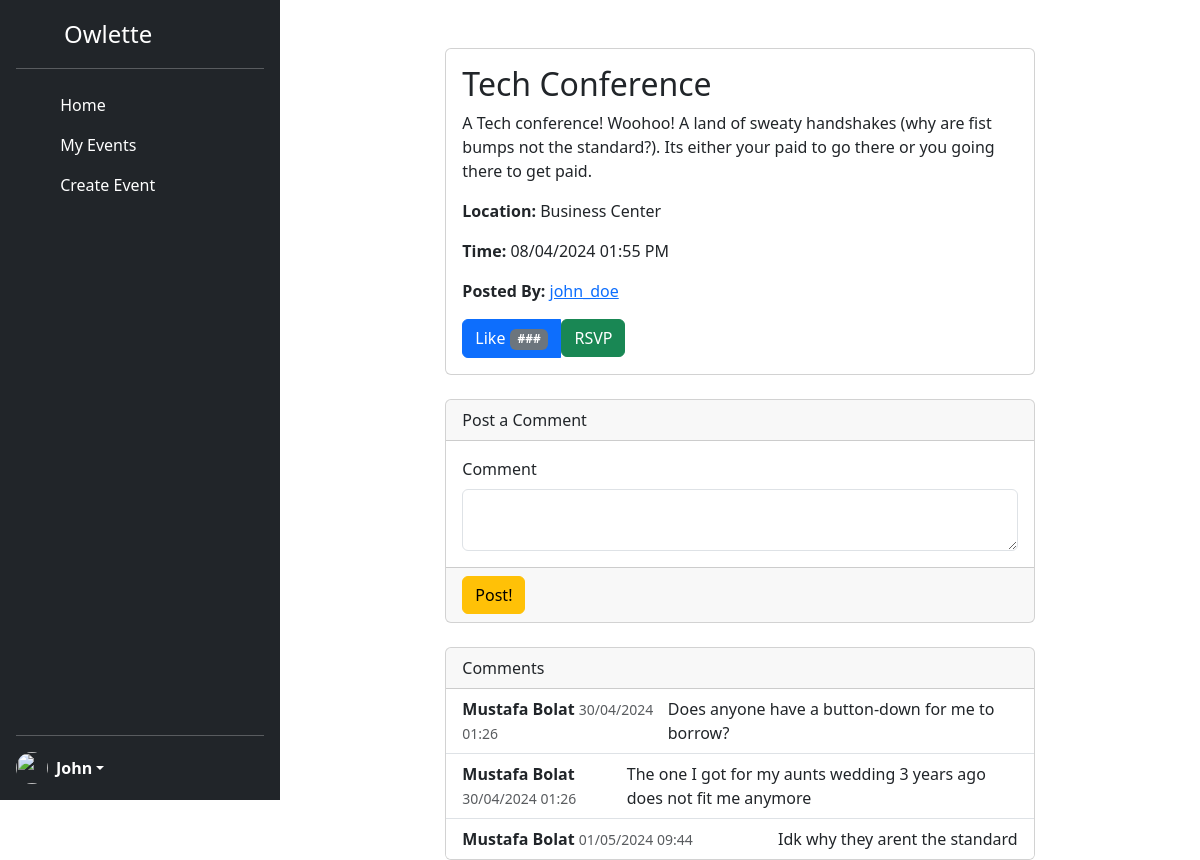
The page /eventview/2 (signed in) on the database its author committed.
### models.py (models this page shows, shortened)
class User(db.Model, UserMixin):
    __tablename__ = 'user'
    userid = db.Column(db.Integer,
                   primary_key=True)
    username = db.Column(db.String(40),
                         nullable=False,
                         unique=True)
    email = db.Column(db.String(40),
                      unique=True,
                      nullable=False)
    password = db.Column(db.String(200),
                         unique=False,
                         nullable=False)
    firstname = db.Column(db.String(40),
                         nullable=False)
    lastname = db.Column(db.String(40),
                         nullable=False)
    bio = db.Column(db.String(255),
                         nullable=True)
    created_at = db.Column(db.DateTime,
                           nullable=False,
                           default=datetime.now(pytz.timezone('US/Eastern')))
    ismod = db.Column(db.Boolean,
                           default=False)
    posts = db.relationship('Event', backref='author', lazy='dynamic')

class Event(db.Model):
    __tablename__ = 'event'
    eventID = db.Column(db.Integer, primary_key=True)
    userID = db.Column(db.Integer, db.ForeignKey('user.userid'))
    title = db.Column(db.String(80))
    status = db.Column(db.String(80), default='active')
    description = db.Column(db.String(1000))
    eventTime = db.Column(db.DateTime)
    location = db.Column(db.String(80))
    flairone_id = db.Column(db.Integer, db.ForeignKey('flair.flairID'))
    flairtwo_id = db.Column(db.Integer, db.ForeignKey('flair.flairID'))
    flarirthree_id = db.Column(db.Integer, db.ForeignKey('flair.flairID'))
    flairone = db.relationship('Flair', foreign_keys=[flairone_id])
    flairtwo = db.relationship('Flair', foreign_keys=[flairtwo_id])
    flarirthree = db.relationship('Flair', foreign_keys=[flarirthree_id])
    comments = db.relationship('Comment', backref='comments', lazy='dynamic')
    op = db.relationship('User', backref='op', lazy='joined')

class Comment(db.Model):
     __tablename__ = 'comment'
     commentID = db.Column(db.Integer, primary_key=True)
     userID = db.Column(db.Integer, db.ForeignKey('user.userid'))
     eventID = db.Column(db.Integer, db.ForeignKey('event.eventID'))
     message = db.Column(db.String(255))
     timestamp = db.Column(db.DateTime, default=datetime.now(pytz.timezone('US/Eastern')))
     author = db.Relationship('User', backref='author', lazy='joined')

### app.py (the view, shortened to what this page needs)
@app.route('/eventview/<int:eventID>', methods=['GET','POST'])
@login_required
def eventdetailview(eventID):
    form = commentForm(request.form)
    singleEvent = Event.query.get(eventID)
    flairName = singleEvent.flairone.name if singleEvent.flairone else "None"  # Retrieve the flairs for the event
    user_has_rsvped = RSVP.query.filter_by(userID=current_user.userid, eventID=eventID).first() is not None
    return render_template("eventdetailview.html", singleEvent=singleEvent, flairName=flairName,
                user_has_rsvped=user_has_rsvped, form=form)

### forms.py
class commentForm(FlaskForm):
    message = TextAreaField('Comment', validators=[DataRequired(), Length(max=255)])
    submit = SubmitField(label='Post!')

### app.py (called while the page is built)
@login_manager.user_loader
def load_user(userid):
    return User.query.get(int(userid))

### templates/eventdetailview.html (shortened to what this page needs)
{% extends "base.html" %}
{% block content %}
<div class="container">
    <div class="row">
      <div class="col-md-8 mx-auto mt-5">
        <div class="card">
          <div class="card-body">
            <h2 class="card-title">{{singleEvent.title}}</h2>
            <p class="card-text">{{singleEvent.description}}</p>
            <p class="card-text"><strong>Location:</strong> {{singleEvent.location}}</p>
            <p class="card-text"><strong>Time:</strong> {{singleEvent.eventTime.strftime(' %d/%m/%Y %I:%M %p')}}</p>
            <p class="card-text"><strong>Posted By:</strong> <a href='{{url_for('profileView', userid=singleEvent.op.userid)}}'>{{singleEvent.op.username}}</a></p>
            <div class="btn-group" role="group" aria-label="Event Actions">
              <button type="button" class="btn btn-primary">
                Like <span class="badge text-bg-secondary">###</span>
              </button>
              <form action="{{ url_for('rsvp_to_event', event_id=singleEvent.eventID) }}" method="post">
                {% if user_has_rsvped %}
                <button type="submit" class="btn btn-danger">
                    <i class="fas fa-times"></i> Cancel RSVP
                </button>
                {% else %}
                <button type="submit" class="btn btn-success">
                     RSVP
                </button>
                {% endif %}
              </form>
            </div>
          </div>
        </div>
        <div class="card mt-4">
          <div class="card-header">
              <div class="col-auto me-auto">Post a Comment</div>
          </div>
          <div class='card-body'>
              <form method="POST">
                {{ form.message.label(class="form-label") }}
                {{ form.message(class="form-control")  }}
          </div>
          <div class='card-footer'>
            {{ form.submit(class="btn btn-warning") }}
          </div>
        </div>
        <div class="card mt-4">
          <div class="card-header">
            Comments
          </div>
          <ul class="list-group list-group-flush">
            {% for comment in singleEvent.comments%}
            <li class="list-group-item">
              <div class="d-flex justify-content-between">
                <div>
                  <strong>{{comment.author.firstname}} {{comment.author.lastname}}</strong>
                  <small class="text-muted">{{ comment.timestamp.strftime(' %d/%m/%Y %H:%M ') }}</small>
                </div>
                <div>
                  <span>{{comment.message}}</span>
                </div>
              </div>
            </li>
            {% endfor %}
          </ul>
        </div>
      </div>
    </div>
  </div>
{% endblock %}

### templates/base.html (shortened to what this page needs)
<!DOCTYPE html>
<lang="en">
<head>
    <link rel="stylesheet" href="{{ url_for('static', filename='style.css') }}">
    <link href="https://cdn.jsdelivr.net/npm/bootstrap@5.3.3/dist/css/bootstrap.min.css" rel="stylesheet">
    <link href="https://cdn.jsdelivr.net/npm/bootstrap@5.3.3/dist/css/bootstrap.min.css" rel="stylesheet">
</head>
<body>
<div class="d-flex flex-row" style="">
  <div class="d-flex flex-column flex-shrink-0 p-3 text-white bg-dark" style="width: 280px; height: 100vh">
      <a href="/" class="d-flex align-items-center mb-3 mb-md-0 me-md-auto text-white text-decoration-none">
        <svg class="bi me-2" width="40" height="32"><use xlink:href="LOGO"/></svg>
        <span class="fs-4">Owlette</span>
      </a>
      <hr>
      <ul class="nav nav-pills flex-column mb-auto">
        <li class="nav-item">
          <a href="{{url_for('home')}}" class="nav-link text-white {{ 'active' if request.path == '/home' else '' }}"
          aria-current="page">
            <svg class="bi me-2" width="16" height="16"><use xlink:href="#home"/></svg>
            Home
          </a>
        </li>
       <li>
          <a href="{{url_for('myevents')}}" class="nav-link text-white {{ 'active' if request.path == '/myevents' else '' }}"
          aria-current="page">
            <svg class="bi me-2" width="16" height="16"><use xlink:href="#speedometer2"/></svg>
            My Events
          </a>
        </li>
        <li>
          <a href="{{url_for('create_event')}}" class="nav-link text-white {{ 'active' if request.path == '/create-event' else '' }}"
          aria-current="page">
            <svg class="bi me-2" width="16" height="16"><use xlink:href="#table"/></svg>
            Create Event
          </a>
        </li>
      </ul>
      <hr>
      <div class="dropdown">
        <a href="{{ url_for('profileView', userid=current_user.userid) }}" class="d-flex align-items-center text-white text-decoration-none dropdown-toggle" role="button" id="dropdownUser1" data-bs-toggle="dropdown" aria-haspopup="true" aria-expanded="false">
        <img src="https://github.com/mdo.png" alt="" width="32" height="32" class="rounded-circle me-2">
          {% if current_user.is_authenticated %}
            <strong>
                {{ current_user.firstname }}
            </strong>
          {% else %}
            <strong>
                User
            </strong>
          {% endif %}
        </a>
      </div>
  </div>
  {% block content %}
  {% endblock %}
</div>
</body>
</html>

### rows shown on the page
User: firstname "John", op.username "john_doe"
Event: title "Tech Conference", description "A Tech conference! Woohoo! A land of sweaty handshakes (why are fist bumps not the standard?). Its either your paid to go there or you going there to get paid.", location "Business Center", eventTime "08/04/2024 01:55 PM"
Comment: author.firstname "Mustafa", author.lastname "Bolat", timestamp "30/04/2024 01:26", message "Does anyone have a button-down for me to borrow?"
Comment: author.firstname "Mustafa", author.lastname "Bolat", timestamp "30/04/2024 01:26", message "The one I got for my aunts wedding 3 years ago does not fit me anymore"
Comment: author.firstname "Mustafa", author.lastname "Bolat", timestamp "01/05/2024 09:44", message "Idk why they arent the standard"
